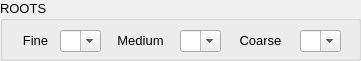
     <widget class="QGroupBox" name="groupBox_15">
      <property name="geometry">
       <rect>
        <x>220</x>
        <y>260</y>
        <width>361</width>
        <height>61</height>
       </rect>
      </property>
      <property name="font">
       <font>
        <pointsize>10</pointsize>
       </font>
      </property>
      <property name="title">
       <string>ROOTS</string>
      </property>
      <widget class="QComboBox" name="Root_Coarse_CB_Hor_2">
       <property name="geometry">
        <rect>
         <x>300</x>
         <y>30</y>
         <width>41</width>
         <height>22</height>
        </rect>
       </property>
       <property name="editable">
        <bool>true</bool>
       </property>
      </widget>
      <widget class="QLabel" name="label_272">
       <property name="geometry">
        <rect>
         <x>230</x>
         <y>30</y>
         <width>61</width>
         <height>21</height>
        </rect>
       </property>
       <property name="font">
        <font>
         <pointsize>10</pointsize>
        </font>
       </property>
       <property name="text">
        <string>Coarse</string>
       </property>
       <property name="alignment">
        <set>Qt::AlignCenter</set>
       </property>
      </widget>
      <widget class="QLabel" name="label_273">
       <property name="geometry">
        <rect>
         <x>10</x>
         <y>30</y>
         <width>51</width>
         <height>21</height>
        </rect>
       </property>
       <property name="font">
        <font>
         <pointsize>10</pointsize>
        </font>
       </property>
       <property name="text">
        <string>Fine</string>
       </property>
       <property name="alignment">
        <set>Qt::AlignCenter</set>
       </property>
      </widget>
      <widget class="QComboBox" name="Root_Fine_CB_Hor_2">
       <property name="geometry">
        <rect>
         <x>60</x>
         <y>30</y>
         <width>41</width>
         <height>22</height>
        </rect>
       </property>
       <property name="editable">
        <bool>true</bool>
       </property>
      </widget>
      <widget class="QLabel" name="label_274">
       <property name="geometry">
        <rect>
         <x>110</x>
         <y>30</y>
         <width>61</width>
         <height>20</height>
        </rect>
       </property>
       <property name="font">
        <font>
         <pointsize>10</pointsize>
        </font>
       </property>
       <property name="text">
        <string>Medium</string>
       </property>
       <property name="alignment">
        <set>Qt::AlignCenter</set>
       </property>
      </widget>
      <widget class="QComboBox" name="Root_Medium_CB_Hor_2">
       <property name="geometry">
        <rect>
         <x>180</x>
         <y>30</y>
         <width>41</width>
         <height>22</height>
        </rect>
       </property>
       <property name="editable">
        <bool>true</bool>
       </property>
      </widget>
     </widget>
